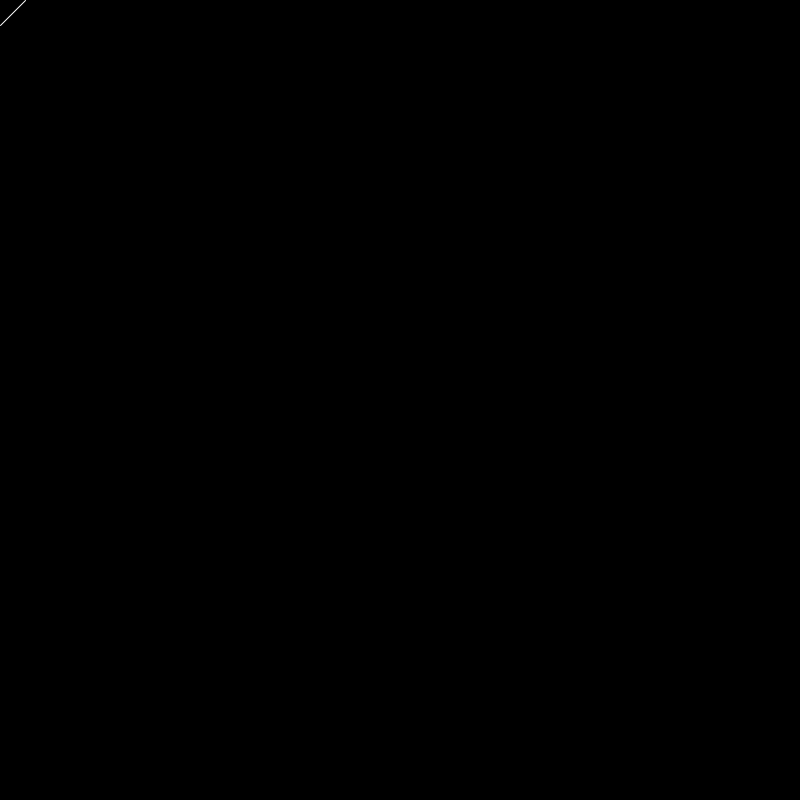
Frame 1 (no input)
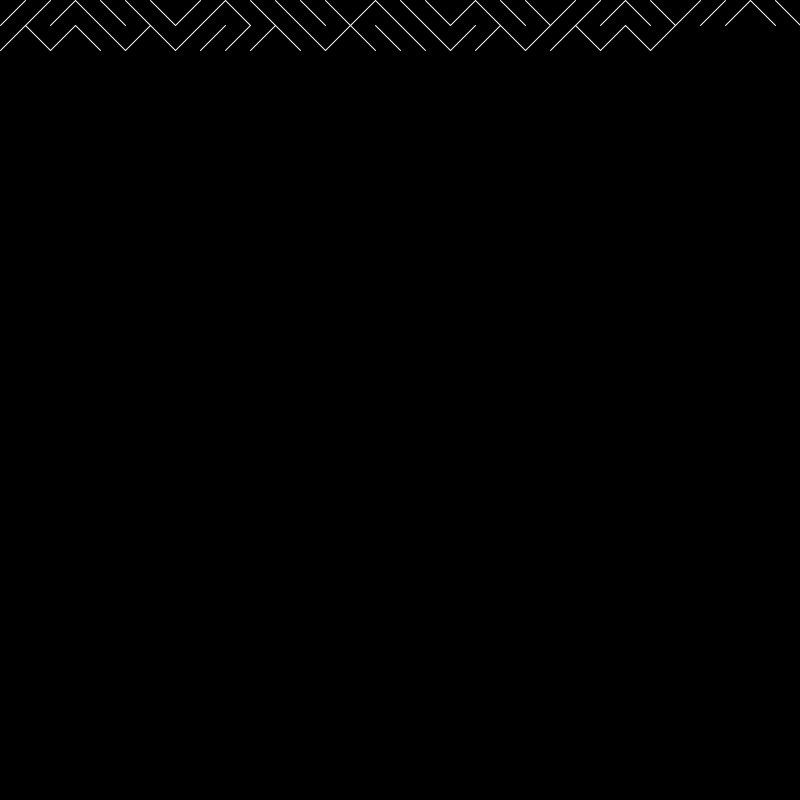
Frame 60 (the mouse pressed at the canvas centre just before this capture)
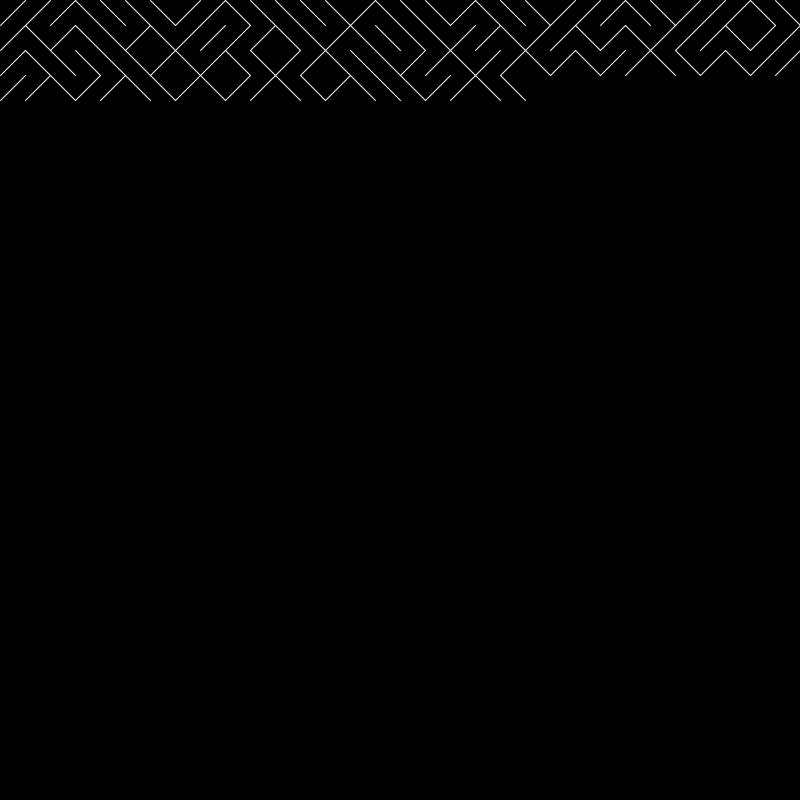
Frame 120 (the mouse held since frame 60 and released just before this capture)

The Processing sketch that drew these frames (run headless with seeded random() and noise(); from frame 60 on, the mouse is pressed at the canvas centre):

// Processing sketch: week5_10print_patternB
// ── week5_10print_patternB.pde
float x = 0;
float y = 0;
float space = 25;

void setup() {
  size(800,800);
  background(0);
}

void draw() {
    strokeCap(ROUND);
  //strokeWeight(y*0.01);
  //noStroke();
  //stroke(random(255));
  stroke(255);
  if(random(-1,1) < 0 ){
    line(x, y , x + space ,y + space );
    fill(255);
  }else{
    fill(255);
    line(x, y + space, x + space , y );


  }
  x = x + space;
  if(x > width){
    x = 0;
    y = y + space;
  }
  println(random(-1,1));

}




  
